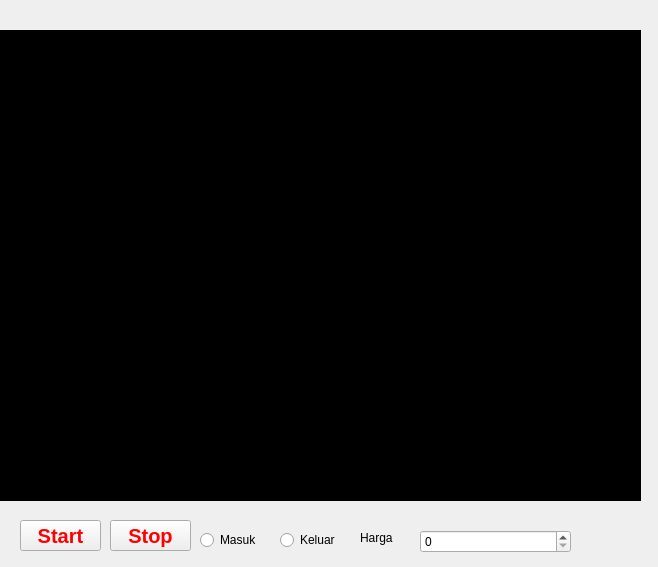
<?xml version="1.0" encoding="UTF-8"?>
<ui version="4.0">
 <class>Form</class>
 <widget class="QWidget" name="Form">
  <property name="geometry">
   <rect>
    <x>0</x>
    <y>0</y>
    <width>658</width>
    <height>567</height>
   </rect>
  </property>
  <property name="windowTitle">
   <string>Form</string>
  </property>
  <widget class="QPushButton" name="start_button">
   <property name="geometry">
    <rect>
     <x>20</x>
     <y>520</y>
     <width>81</width>
     <height>31</height>
    </rect>
   </property>
   <property name="font">
    <font>
     <pointsize>15</pointsize>
     <bold>true</bold>
    </font>
   </property>
   <property name="styleSheet">
    <string notr="true">color:red</string>
   </property>
   <property name="text">
    <string>Start</string>
   </property>
  </widget>
  <widget class="QPushButton" name="Stop_button">
   <property name="geometry">
    <rect>
     <x>110</x>
     <y>520</y>
     <width>81</width>
     <height>31</height>
    </rect>
   </property>
   <property name="font">
    <font>
     <pointsize>15</pointsize>
     <bold>true</bold>
    </font>
   </property>
   <property name="styleSheet">
    <string notr="true">color:red</string>
   </property>
   <property name="text">
    <string>Stop</string>
   </property>
  </widget>
  <widget class="QLabel" name="Video_label">
   <property name="geometry">
    <rect>
     <x>0</x>
     <y>30</y>
     <width>641</width>
     <height>471</height>
    </rect>
   </property>
   <property name="styleSheet">
    <string notr="true">background:b</string>
   </property>
   <property name="text">
    <string>TextLabel</string>
   </property>
  </widget>
  <widget class="QRadioButton" name="masuk">
   <property name="geometry">
    <rect>
     <x>200</x>
     <y>530</y>
     <width>92</width>
     <height>20</height>
    </rect>
   </property>
   <property name="text">
    <string>Masuk</string>
   </property>
  </widget>
  <widget class="QRadioButton" name="keluar">
   <property name="geometry">
    <rect>
     <x>280</x>
     <y>530</y>
     <width>92</width>
     <height>20</height>
    </rect>
   </property>
   <property name="text">
    <string>Keluar</string>
   </property>
  </widget>
  <widget class="QSpinBox" name="spinBox">
   <property name="geometry">
    <rect>
     <x>420</x>
     <y>530</y>
     <width>151</width>
     <height>23</height>
    </rect>
   </property>
   <property name="maximum">
    <number>999999999</number>
   </property>
   <property name="singleStep">
    <number>1000</number>
   </property>
  </widget>
  <widget class="QLabel" name="harga">
   <property name="geometry">
    <rect>
     <x>360</x>
     <y>530</y>
     <width>49</width>
     <height>16</height>
    </rect>
   </property>
   <property name="text">
    <string>Harga</string>
   </property>
  </widget>
 </widget>
 <resources/>
 <connections/>
</ui>
